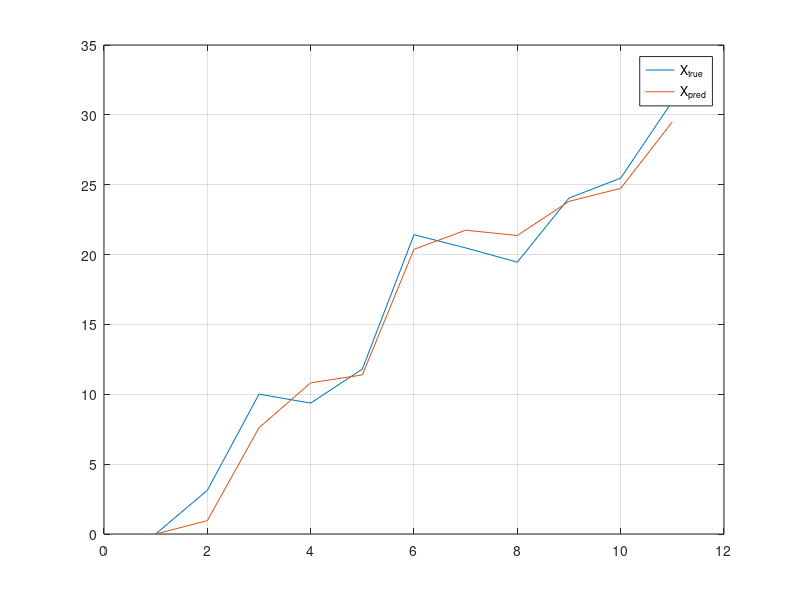
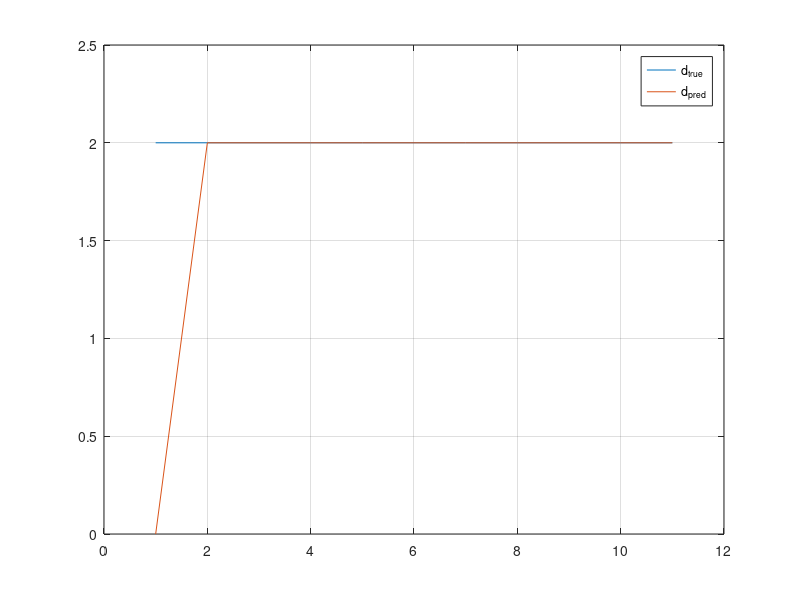
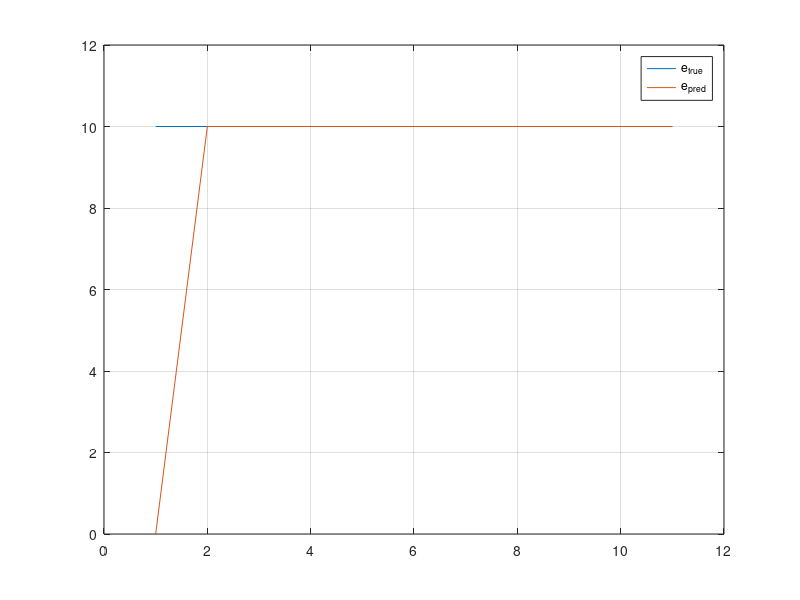

The MATLAB source for these figures, in order:
clear all;
close all;
clc;

Xt = zeros(3, 1);
XTruet = Xt;
XTruet(2) = 2;
XTruet(3) = 10;
ut = 1;

At = 1; Bt = 1; Ct =1;
Anewt = [At 1 0;
         0  1 0;
         0  0 1];
Bnewt = [Bt; 0; 0];
Cnewt = [Ct 0 1; 
          0 1 0; 
          0 0 1];
r = [4; 0.01; 0.01];
%r = zeros(3, 1);
R = diag(r.^2);

q = [1; 0.01; 0.01];
%q = zeros(3, 1);
Q = diag(r.^2);

P = diag([10000 10000 10000]);
XTRUE = [];
XTRUE = [XTRUE, XTruet];
X = [];
X = [X, Xt];

tend = 10;
for i = 1:tend
    XTruet = Anewt*XTruet + Bnewt*ut + [r(1);0;0].*randn(3, 1);
    ZTrue = Cnewt*XTruet + [q(1);0;0].*randn(3, 1);
    
    Xt = Anewt*Xt + Bnewt*ut;
    P = Anewt*P*Anewt' + R;
    K = P*Cnewt'/(Cnewt*P*Cnewt' + Q);
    Xt = Xt + K*(ZTrue - Cnewt*Xt);
    P = (eye(3) - K*Cnewt)*P;
    
    XTRUE = [XTRUE, XTruet];   
    X = [X, Xt];
end

figure(1)
plot(1:tend+1, XTRUE(1,:));
hold on;
plot(1:tend+1, X(1,:));
hold off;
grid;
legend('X_{true}', 'X_{pred}');

figure(2)
plot(1:tend+1, XTRUE(2,:));
hold on;
plot(1:tend+1, X(2,:));
hold off;
grid;
legend('d_{true}', 'd_{pred}');

figure(3)
plot(1:tend+1, XTRUE(3,:));
hold on;
plot(1:tend+1, X(3,:));
hold off;
grid;
legend('e_{true}', 'e_{pred}');